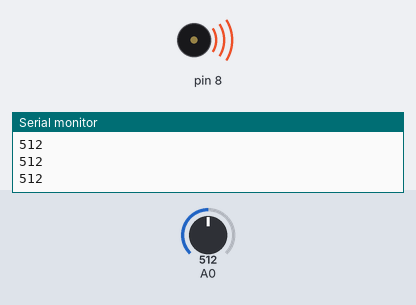
A sketch run on a simulated Arduino Uno, built with avr-gcc and run on an emulated ATmega328P. On the bench: buzzer (waves = sounding), the last lines printed to the serial monitor. The test bench sets the inputs (shaded band); at power-on: A0 = 512.

Above: at 1.2 s.
1.3 s: A0 set to 459
2.8 s: A0 set to 432
At 3.6 s:
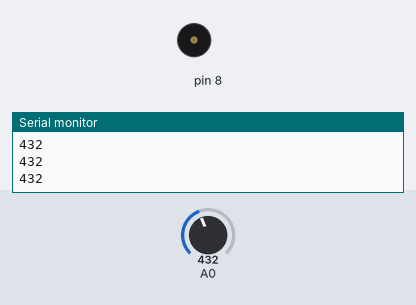
4.3 s: A0 set to 460
At 4.6 s:
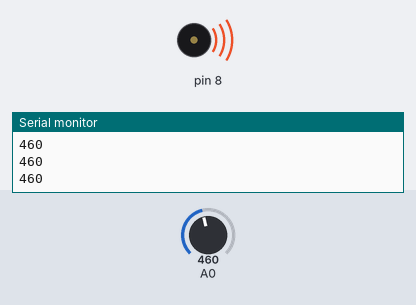
5.8 s: A0 set to 440
At 7.0 s:
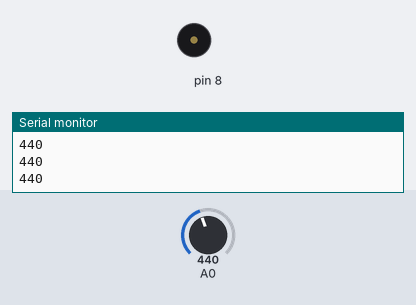
Timing chart, 0 to 8.3 s (numbered marks = the images above; inputs shaded):
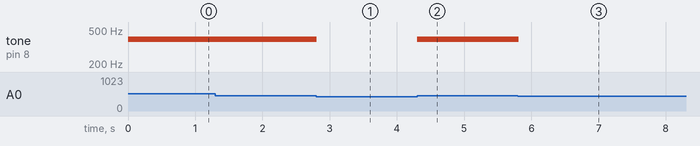

Measured:
- the behaviour switches between 450 and 449 on A0 (found by bisection; images 0 and 1)
- after the input at 2.8 s, tone on pin 8: 392 Hz → silent at once
- after the input at 4.3 s, tone on pin 8: silent → 392 Hz at once
- after the input at 5.8 s, tone on pin 8: 392 Hz → silent at once

The sketch:

resistor_ladder.ino
```cpp
// create an array of notes
// the numbers below correspond to
// the frequencies of middle C, D, E, and F

//CHANGED 1M resistor to a 100K

#include "pitches.h"

//int notes[] = {262, 294, 330, 349};
//int notes[] = {NOTE_C3, NOTE_C4, NOTE_C5, NOTE_C6};
int notes[] = {NOTE_B4, NOTE_A4, NOTE_G4, NOTE_E4};

void setup() {
  //start serial communication
  Serial.begin(9600);
}
void loop() {
  // create a local variable to hold the input on pin A0
  int keyVal = analogRead(A0);
  // send the value from A0 to the Serial Monitor
  Serial.println(keyVal);
  // play the note corresponding to each value on A0
  if (keyVal  > 1000) {
    // play the first frequency in the array on pin 8
    tone(8, notes[0],1000);
  }
  else if (keyVal >= 900 && keyVal <= 1000) {
    // play the second frequency in the array on pin 8
    tone(8, notes[1],1000);
  }
  else if (keyVal >= 450 && keyVal <= 600) {
    // play the third frequency in the array on pin 8
    tone(8, notes[2],1000);
  }
  else if (keyVal >= 5 && keyVal <= 200) {
    // play the fourth frequency in the array on pin 8
    tone(8, notes[3],1000);
  }
  else {
    // if the value is out of range, play no tone
    noTone(8);
  }
}
```
